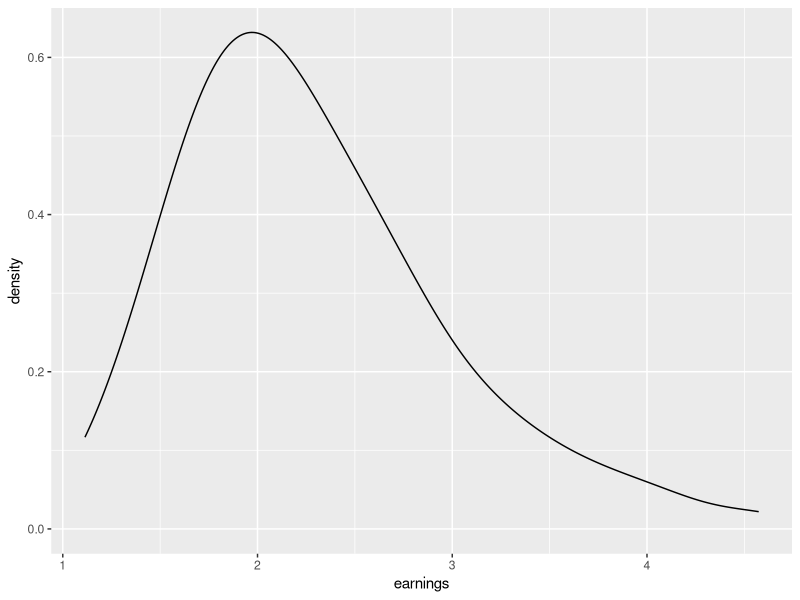
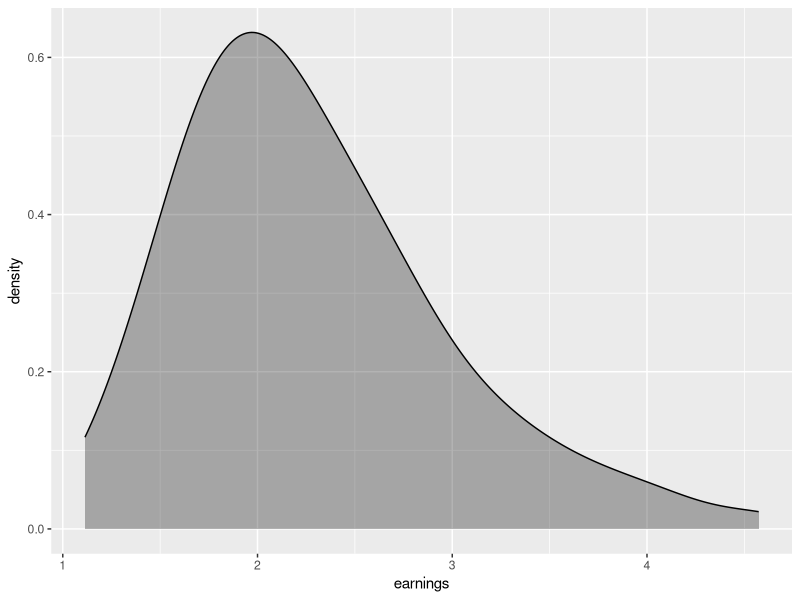
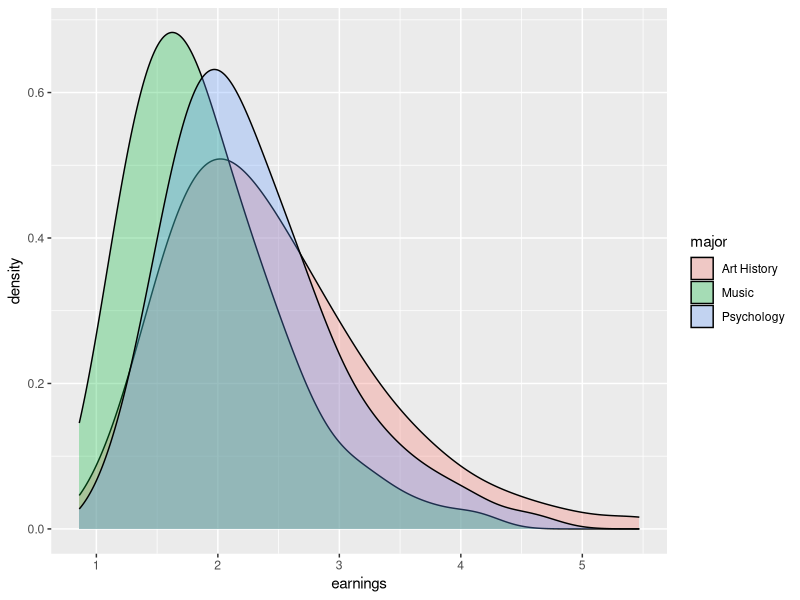
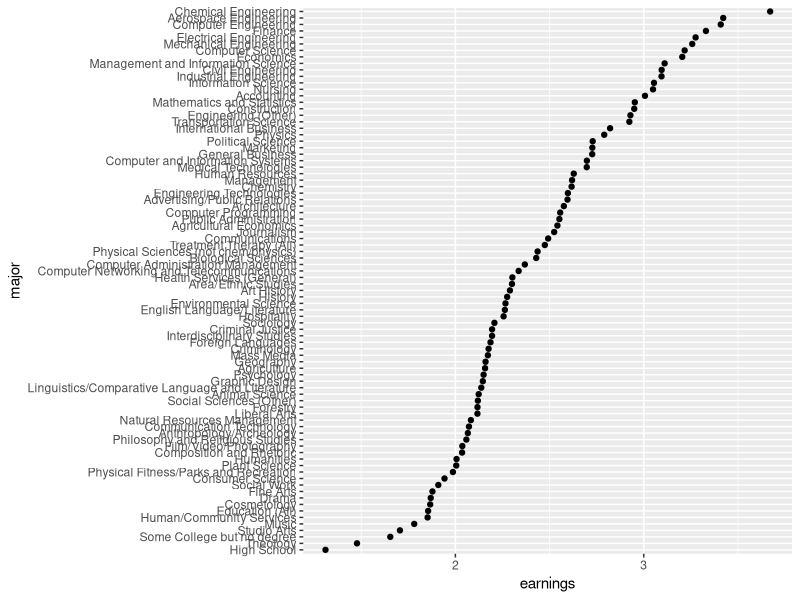
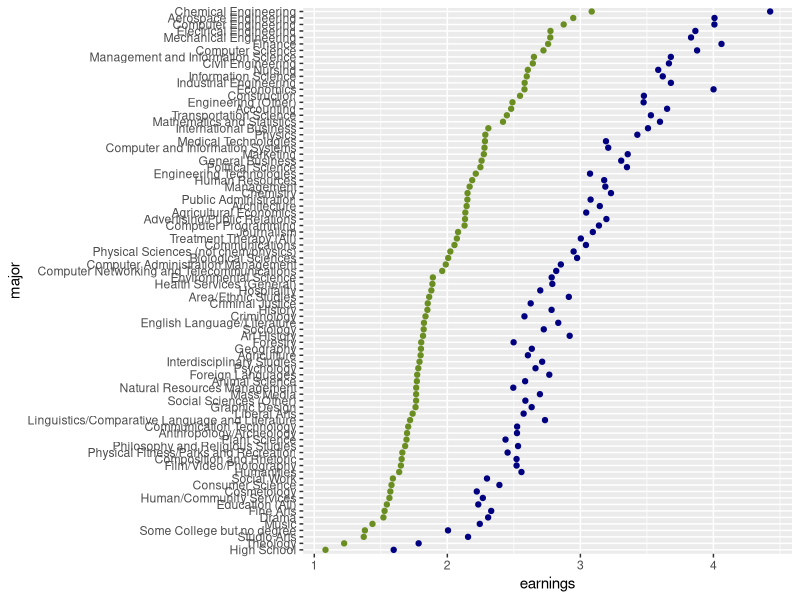
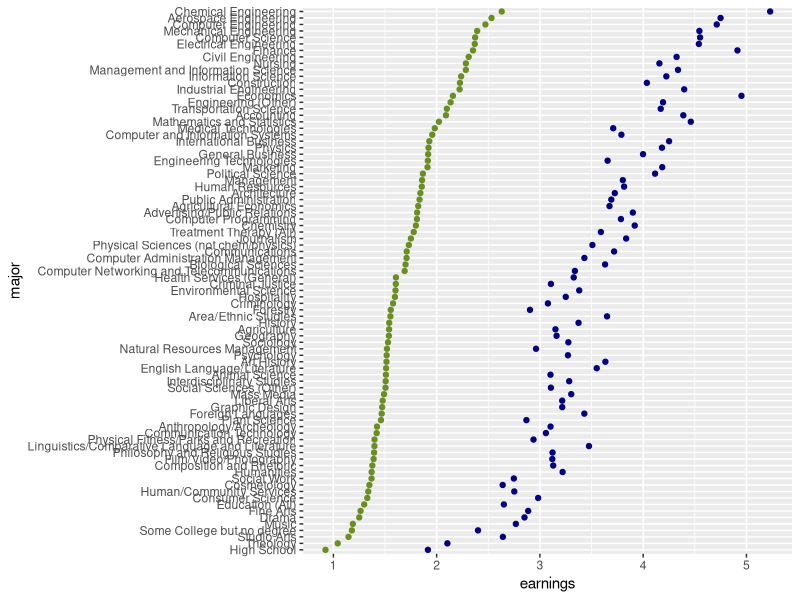
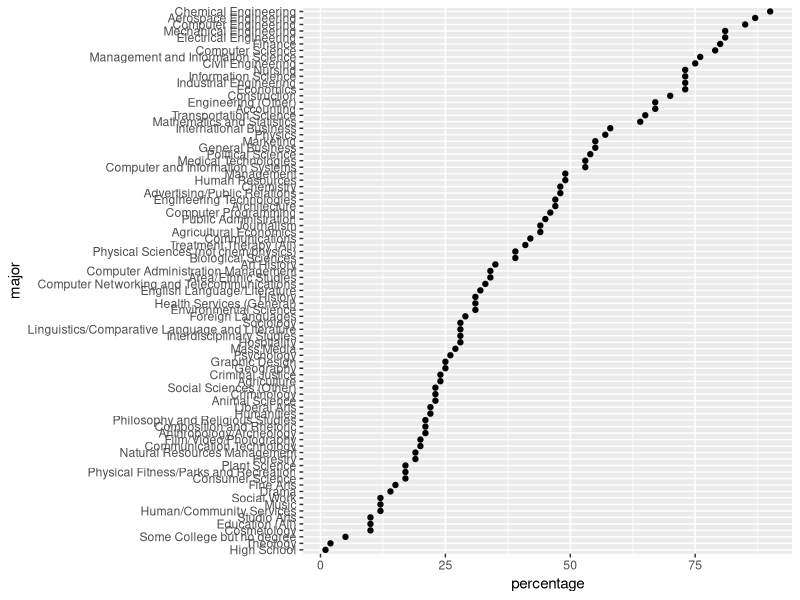
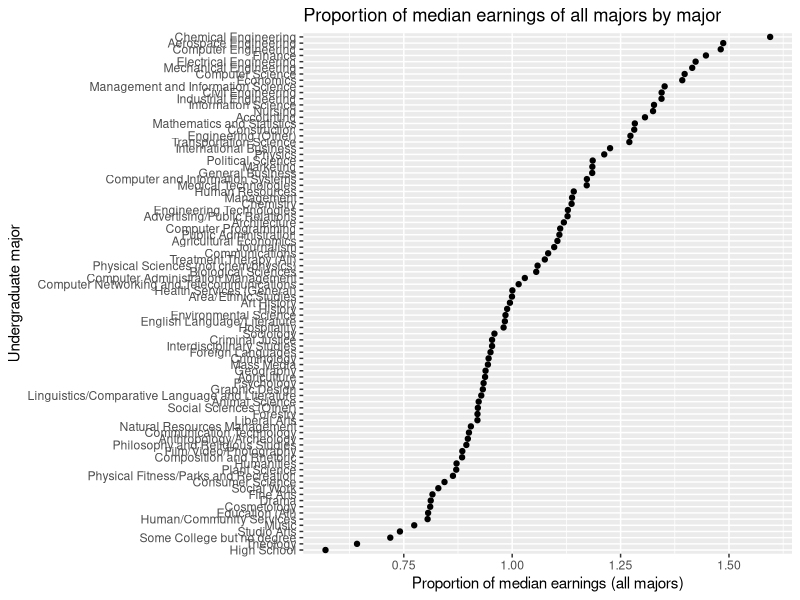

These figures' R source, in order:
## ---- chunk 1
library(tidyverse)
## ---- chunk 2
majors <- read_csv("../data/majors.csv")
majors |>
  slice_sample(n = 10)
## ---- chunk 3
majors |>
  filter(major == "Psychology") |>
  ggplot(aes(x = earnings)) +
  geom_density()
## ---- chunk 4
majors |>
  filter(major == "Psychology") |>
  ggplot(aes(earnings)) +
  geom_density(fill = "black", alpha = 0.3)
## ---- chunk 5
majors |>
  filter(major %in% c("Psychology", "Music", "Art History")) |>
  ggplot(aes(earnings)) +
  geom_density(aes(fill = major), alpha = 0.3)
## ---- chunk 6
majors |>
  filter(percentile == 50) |>
  arrange(earnings) |>
  mutate(major = fct_inorder(major)) |>
  ggplot(aes(earnings, major)) +
  geom_point()
## ---- chunk 7
majors |>
  filter(percentile %in% c(25, 75)) |>
  arrange(earnings) |>
  mutate(major = fct_inorder(major)) |>
  mutate(color = if_else(percentile == 25, "olivedrab", "navy")) |>
  ggplot(aes(earnings, major)) +
  geom_point(aes(color = color)) +
  scale_color_identity()
## ---- chunk 8
majors |>
  filter(percentile %in% c(10, 90)) |>
  arrange(earnings) |>
  mutate(major = fct_inorder(major)) |>
  mutate(color = if_else(percentile == 10, "olivedrab", "navy")) |>
  ggplot(aes(earnings, major)) +
  geom_point(aes(color = color)) +
  scale_color_identity()
## ---- chunk 9
majors |>
  filter(earnings >= 2.63) |>
  group_by(major) |>
  summarize(percentile = min(percentile)) |>
  mutate(percentage = 100 - percentile) |>
  arrange(percentage) |>
  mutate(major = fct_inorder(major)) |>
  ggplot(aes(percentage, major)) +
  geom_point()
## ---- chunk 10
majors |>
  filter(percentile == 50) |>
  mutate(earnings_prop = earnings / median(earnings)) |>
  arrange(earnings_prop) |>
  mutate(major = fct_inorder(major)) |>
  ggplot(aes(earnings_prop, major)) +
  geom_point() +
  labs(
    x = "Proportion of median earnings (all majors)",
    y = "Undergraduate major",
    title = "Proportion of median earnings of all majors by major"
  )
